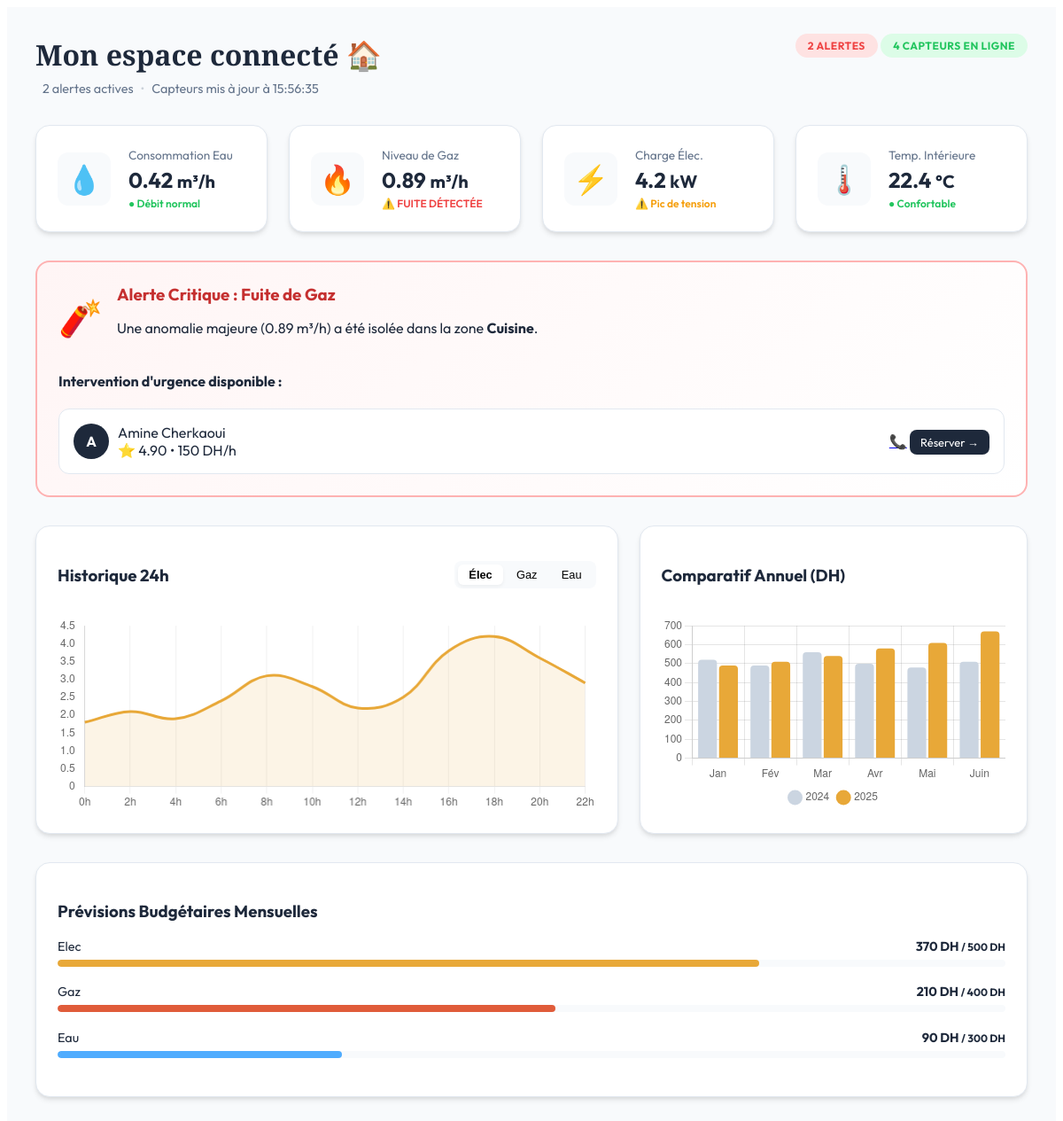
Screenshot of /dashboard.php (signed in) with the database file from the repository.
### tables this page shows
CREATE TABLE `providers` (
  `id` int(11) NOT NULL,
  `user_id` int(11) NOT NULL,
  `category` varchar(80) NOT NULL,
  `city` varchar(100) NOT NULL,
  `price` varchar(80) DEFAULT 'Sur devis',
  `description` text DEFAULT NULL,
  `avatar_color` varchar(10) DEFAULT '#2C5F2D',
  `is_available` tinyint(1) NOT NULL DEFAULT 1,
  `is_verified` tinyint(1) NOT NULL DEFAULT 0,
  `rating` decimal(3,2) NOT NULL DEFAULT 0.00,
  `review_count` int(11) NOT NULL DEFAULT 0,
  `created_at` timestamp NOT NULL DEFAULT current_timestamp(),
  `updated_at` timestamp NOT NULL DEFAULT current_timestamp() ON UPDATE current_timestamp()
);

CREATE TABLE `users` (
  `id` int(11) NOT NULL,
  `name` varchar(100) NOT NULL,
  `email` varchar(150) NOT NULL,
  `password` varchar(255) NOT NULL,
  `phone` varchar(20) DEFAULT NULL,
  `role` enum('user','client','provider','admin') DEFAULT NULL,
  `avatar` varchar(255) DEFAULT NULL,
  `is_active` tinyint(1) NOT NULL DEFAULT 1,
  `created_at` timestamp NOT NULL DEFAULT current_timestamp(),
  `updated_at` timestamp NOT NULL DEFAULT current_timestamp() ON UPDATE current_timestamp()
);

### dashboard.php (the view, shortened to what this page needs)
<?php
require_once 'db.php';
$userId = $_SESSION['user_id'] ?? null;
function e($string) {
    return htmlspecialchars($string, ENT_QUOTES, 'UTF-8');
}
function getSensorData(PDO $pdo, int $userId): array {
    return [
        'water_flow'   => 0.42,
        'gas_flow'     => 0.89,
        'electricity'  => 4.2,
        'temperature'  => 22.4,
        'water_ok'     => true,
        'gas_alert'    => true,
        'elec_alert'   => true,
        'temp_ok'      => true,
        'budget_elec'  => 370,
        'budget_gas'   => 210,
        'budget_water' => 90,
        'history_elec' => [1.8,2.1,1.9,2.4,3.1,2.8,2.2,2.5,3.8,4.2,3.6,2.9],
        'history_gas'  => [0.20,0.30,0.25,0.28,0.31,0.29,0.35,0.30,0.41,0.89,0.78,0.60],
        'history_water'=> [0.30,0.38,0.35,0.40,0.42,0.38,0.36,0.41,0.43,0.42,0.38,0.40],
        'monthly_2024' => [520,490,560,500,480,510],
        'monthly_2025' => [490,510,540,580,610,670],
    ];
}
function getSuggestedProviders(PDO $pdo, string $category, string $city = ''): array {
    $stmt = $pdo->prepare('
        SELECT p.id, p.rating, p.price, p.review_count, p.is_available, u.name, u.phone
        FROM providers p
        JOIN users u ON u.id = p.user_id
        WHERE p.category = ?
          AND p.is_available = 1
        ORDER BY p.rating DESC
        LIMIT 3
    ');
    $stmt->execute([$category]);
    return $stmt->fetchAll();
}
$sensors        = getSensorData($pdo, $userId);
$gasProviders   = $sensors['gas_alert']  ? getSuggestedProviders($pdo, 'plomberie') : [];
$totalAlerts    = (int)$sensors['gas_alert'] + (int)$sensors['elec_alert'];
?>
<div class="iot-container">
    <div class="iot-header">
        <div class="iot-header-content">
            <h1 class="dash-title">Mon espace connecté <span>🏠</span></h1>
            <div class="status-bar">
                <span class="status-text">
                    <?= $totalAlerts ?> alerte<?= $totalAlerts > 1 ? 's' : '' ?> active<?= $totalAlerts > 1 ? 's' : '' ?>
                    <span class="separator">•</span> Capteurs mis à jour à <?= date('H:i:s') ?>
                </span>
            </div>
        </div>
        <div class="iot-header-badges">
            <?php if ($totalAlerts > 0): ?>
                <span class="iot-badge badge-danger pulse-border"><?= $totalAlerts ?> ALERTE<?= $totalAlerts > 1 ? 'S' : '' ?></span>
            <?php endif; ?>
            <span class="iot-badge badge-success">4 CAPTEURS EN LIGNE</span>
        </div>
    </div>
    <div class="iot-kpi-grid">
        <div class="iot-card kpi-card">
            <div class="kpi-icon icon-water">💧</div>
            <div class="kpi-data">
                <span class="kpi-label">Consommation Eau</span>
                <span class="kpi-value"><?= $sensors['water_flow'] ?> <small>m³/h</small></span>
                <span class="kpi-status status-ok">● Débit normal</span>
            </div>
        </div>
        <div class="iot-card kpi-card <?= $sensors['gas_alert'] ? 'kpi-alert-danger' : '' ?>">
            <div class="kpi-icon icon-gas">🔥</div>
            <div class="kpi-data">
                <span class="kpi-label">Niveau de Gaz</span>
                <span class="kpi-value"><?= $sensors['gas_flow'] ?> <small>m³/h</small></span>
                <span class="kpi-status <?= $sensors['gas_alert'] ? 'status-danger' : 'status-ok' ?>">
                    <?= $sensors['gas_alert'] ? '⚠️ FUITE DÉTECTÉE' : '● Sécurisé' ?>
                </span>
            </div>
        </div>
        <div class="iot-card kpi-card <?= $sensors['elec_alert'] ? 'kpi-alert-warn' : '' ?>">
            <div class="kpi-icon icon-elec">⚡</div>
            <div class="kpi-data">
                <span class="kpi-label">Charge Élec.</span>
                <span class="kpi-value"><?= $sensors['electricity'] ?> <small>kW</small></span>
                <span class="kpi-status <?= $sensors['elec_alert'] ? 'status-warn' : 'status-ok' ?>">
                    <?= $sensors['elec_alert'] ? '⚠️ Pic de tension' : '● Stable' ?>
                </span>
            </div>
        </div>
        <div class="iot-card kpi-card">
            <div class="kpi-icon icon-temp">🌡️</div>
            <div class="kpi-data">
                <span class="kpi-label">Temp. Intérieure</span>
                <span class="kpi-value"><?= $sensors['temperature'] ?> <small>°C</small></span>
                <span class="kpi-status status-ok">● Confortable</span>
            </div>
        </div>
    </div>
    <div class="alerts-section">
        <?php if ($sensors['gas_alert']): ?>
            <div class="critical-alert">
                <div class="alert-main">
                    <div class="alert-icon-big">🧨</div>
                    <div class="alert-text">
                        <h3>Alerte Critique : Fuite de Gaz</h3>
                        <p>Une anomalie majeure (<?= $sensors['gas_flow'] ?> m³/h) a été isolée dans la zone <strong>Cuisine</strong>.</p>
                    </div>
                </div>
                <div class="provider-suggestions">
                    <h4>Intervention d'urgence disponible :</h4>
                    <div class="provider-grid">
                        <?php foreach ($gasProviders as $prov): ?>
                            <div class="provider-item">
                                <div class="prov-info">
                                    <div class="prov-avatar"><?= substr($prov['name'],0,1) ?></div>
                                    <div>
                                        <div class="prov-name"><?= e($prov['name']) ?></div>
                                        <div class="prov-meta">⭐ <?= $prov['rating'] ?> • <?= e($prov['price']) ?></div>
                                    </div>
                                </div>
                               <div class="prov-actions">
    <?php if ($prov['phone']): ?>
        <a href="tel:<?= e($prov['phone']) ?>" class="btn-icon" title="Appeler">📞</a>
    <?php endif; ?>
    <a href="/servilocal/booking.php?provider=<?= (int)$prov['id'] ?>" class="btn-action">
        Réserver →
    </a>
</div>
                            </div>
                        <?php endforeach; ?>
                    </div>
                </div>
            </div>
        <?php endif; ?>
    </div>
    <div class="charts-row">
        <div class="iot-card chart-container">
            <div class="chart-header">
                <h3>Historique 24h</h3>
                <div class="tab-group">
                    <button class="tab-btn active" onclick="switchIotChart(this,'elec')">Élec</button>
                    <button class="tab-btn" onclick="switchIotChart(this,'gas')">Gaz</button>
                    <button class="tab-btn" onclick="switchIotChart(this,'water')">Eau</button>
                </div>
            </div>
            <div class="canvas-wrapper">
                <canvas id="iotLineChart"></canvas>
            </div>
        </div>
        <div class="iot-card chart-container">
            <div class="chart-header">
                <h3>Comparatif Annuel (DH)</h3>
            </div>
            <div class="canvas-wrapper">
                <canvas id="iotBarChart"></canvas>
            </div>
        </div>
    </div>
    <div class="iot-card budget-card">
        <h3>Prévisions Budgétaires Mensuelles</h3>
        <div class="budget-lines">
            <?php
            $budgets = [
                ['Elec', $sensors['budget_elec'], 500, '#E8A838'],
                ['Gaz', $sensors['budget_gas'], 400, '#E05C3A'],
                ['Eau', $sensors['budget_water'], 300, '#4facfe']
            ];
            foreach($budgets as [$label, $current, $max, $color]):
                $perc = min(100, ($current/$max)*100);
            ?>
            <div class="budget-item">
                <div class="budget-info">
                    <span><?= $label ?></span>
                    <strong><?= $current ?> DH <small>/ <?= $max ?> DH</small></strong>
                </div>
                <div class="progress-bar">
                    <div class="progress-fill" style="width: <?= $perc ?>%; background: <?= $color ?>;"></div>
                </div>
            </div>
            <?php endforeach; ?>
        </div>
    </div>
</div>
<script>
// Configuration des graphiques (Utilisation des données injectées par PHP)
const sensorData = {
    elec: { label: 'Électricité (kW)', color: '#E8A838', data: <?= json_encode($sensors['history_elec']) ?> },
    gas: { label: 'Gaz (m³/h)', color: '#E05C3A', data: <?= json_encode($sensors['history_gas']) ?> },
    water: { label: 'Eau (m³/h)', color: '#4facfe', data: <?= json_encode($sensors['history_water']) ?> }
};
let lineChart;
function buildLineChart(type) {
    const ctx = document.getElementById('iotLineChart').getContext('2d');
    if (lineChart) lineChart.destroy();
    const d = sensorData[type];
    lineChart = new Chart(ctx, {
        type: 'line',
        data: {
            labels: ['0h','2h','4h','6h','8h','10h','12h','14h','16h','18h','20h','22h'],
            datasets: [{
                label: d.label,
                data: d.data,
                borderColor: d.color,
                backgroundColor: d.color + '20',
                fill: true,
                tension: 0.4,
                borderWidth: 3,
                pointRadius: 0,
                pointHoverRadius: 6
            }]
        },
        options: {
            responsive: true,
            maintainAspectRatio: false,
            plugins: { legend: { display: false } },
            scales: {
                y: { beginAtZero: true, grid: { display: false } },
                x: { grid: { color: '#f0f0f0' } }
            }
        }
    });
}
// Initialisation
buildLineChart('elec');
function switchIotChart(btn, type) {
    document.querySelectorAll('.tab-btn').forEach(b => b.classList.remove('active'));
    btn.classList.add('active');
    buildLineChart(type);
}
// Graphique à barres
new Chart(document.getElementById('iotBarChart'), {
    type: 'bar',
    data: {
        labels: ['Jan','Fév','Mar','Avr','Mai','Juin'],
        datasets: [
            { label: '2024', data: <?= json_encode($sensors['monthly_2024']) ?>, backgroundColor: '#cbd5e1', borderRadius: 4 },
            { label: '2025', data: <?= json_encode($sensors['monthly_2025']) ?>, backgroundColor: '#E8A838', borderRadius: 4 }
        ]
    },
    options: {
        responsive: true,
        maintainAspectRatio: false,
        plugins: { legend: { position: 'bottom', labels: { boxWidth: 12, usePointStyle: true } } },
        scales: { y: { grid: { borderDash: [5,5] } } }
    }
});
</script>

### dashboard.php (style rules this page uses)
.iot-container { font-family: 'Outfit', sans-serif; background: var(--iot-bg); padding: 2rem; color: var(--forest); max-width: 1200px; margin: 0 auto; }
.iot-header { display: flex; justify-content: space-between; align-items: flex-start; margin-bottom: 2rem; }
.dash-title { font-family: 'Playfair Display', serif; font-size: 2rem; margin: 0; }
.status-bar { display: flex; align-items: center; gap: 8px; margin-top: 8px; font-size: 0.9rem; color: var(--muted); }
.separator { opacity: 0.3; padding: 0 5px; }
.iot-badge { padding: 6px 14px; border-radius: 99px; font-weight: 700; font-size: 0.75rem; letter-spacing: 0.5px; }
.badge-danger { background: #fee2e2; color: var(--danger); }
.badge-success { background: #dcfce7; color: var(--accent); }
.iot-kpi-grid { display: grid; grid-template-columns: repeat(auto-fit, minmax(240px, 1fr)); gap: 1.5rem; margin-bottom: 2rem; }
.iot-card { background: var(--iot-card); border-radius: var(--radius); padding: 1.5rem; box-shadow: var(--shadow); border: 1px solid var(--border); transition: transform 0.2s; }
.kpi-card { display: flex; align-items: center; gap: 1.25rem; }
.kpi-icon { font-size: 2rem; width: 60px; height: 60px; background: var(--iot-bg); display: flex; align-items: center; justify-content: center; border-radius: 12px; }
.kpi-label { font-size: 0.85rem; color: var(--muted); display: block; }
.kpi-value { font-size: 1.5rem; font-weight: 700; display: block; margin: 4px 0; }
.kpi-status { font-size: 0.75rem; font-weight: 600; }
.status-ok { color: var(--accent); }
.status-danger { color: var(--danger); animation: blink 1s infinite; }
.status-warn { color: var(--warning); }
.critical-alert { background: linear-gradient(135deg, #fff5f5 0%, #ffffff 100%); border: 2px solid #feb2b2; border-radius: var(--radius); padding: 1.5rem; margin-bottom: 2rem; }
.alert-main { display: flex; gap: 1rem; align-items: center; margin-bottom: 1.5rem; }
.alert-icon-big { font-size: 2.5rem; }
.alert-text h3 { margin: 0; color: #c53030; }
.provider-grid { display: grid; grid-template-columns: repeat(auto-fit, minmax(300px, 1fr)); gap: 1rem; }
.provider-item { background: white; padding: 1rem; border-radius: 12px; border: 1px solid var(--border); display: flex; justify-content: space-between; align-items: center; }
.prov-info { display: flex; gap: 10px; align-items: center; }
.prov-avatar { width: 40px; height: 40px; background: var(--forest); color: white; border-radius: 50%; display: flex; align-items: center; justify-content: center; font-weight: bold; }
.btn-action { background: var(--forest); color: white; padding: 6px 12px; border-radius: 8px; text-decoration: none; font-size: 0.8rem; }
.charts-row { display: grid; grid-template-columns: 1.5fr 1fr; gap: 1.5rem; margin-bottom: 2rem; }
.chart-header { display: flex; justify-content: space-between; align-items: center; margin-bottom: 1rem; }
.canvas-wrapper { height: 220px; }
.tab-group { background: var(--iot-bg); padding: 4px; border-radius: 8px; }
.tab-btn { border: none; background: none; padding: 4px 12px; border-radius: 6px; font-size: 0.8rem; cursor: pointer; }
.tab-btn.active { background: white; box-shadow: 0 2px 4px rgba(0,0,0,0.05); font-weight: 600; }
.budget-lines { margin-top: 1rem; }
.budget-item { margin-bottom: 1.2rem; }
.budget-info { display: flex; justify-content: space-between; font-size: 0.9rem; margin-bottom: 6px; }
.progress-bar { height: 8px; background: var(--iot-bg); border-radius: 10px; overflow: hidden; }
.progress-fill { height: 100%; border-radius: 10px; transition: width 1s ease-in-out; }
.pulse-border { animation: pulse-border 2s infinite; }

### rows the page displays
providers: user.name "A", user.name "Amine Cherkaoui", rating "4.90", price "150 DH/h"

### other values shown
$totalAlerts "2"
$sensors['water_flow'] "0.42"
$sensors['gas_flow'] "0.89"
$sensors['electricity'] "4.2"
$sensors['temperature'] "22.4"
$label "Elec"
$current "370"
$max "500"
$label "Gaz"
$current "210"
$max "400"
$label "Eau"
$current "90"
$max "300"
chart data {{ json_encode($sensors['history_elec']) }} [1.8,2.1,1.9,2.4,3.1,2.8,2.2,2.5,3.8,4.2,3.6,2.9]
